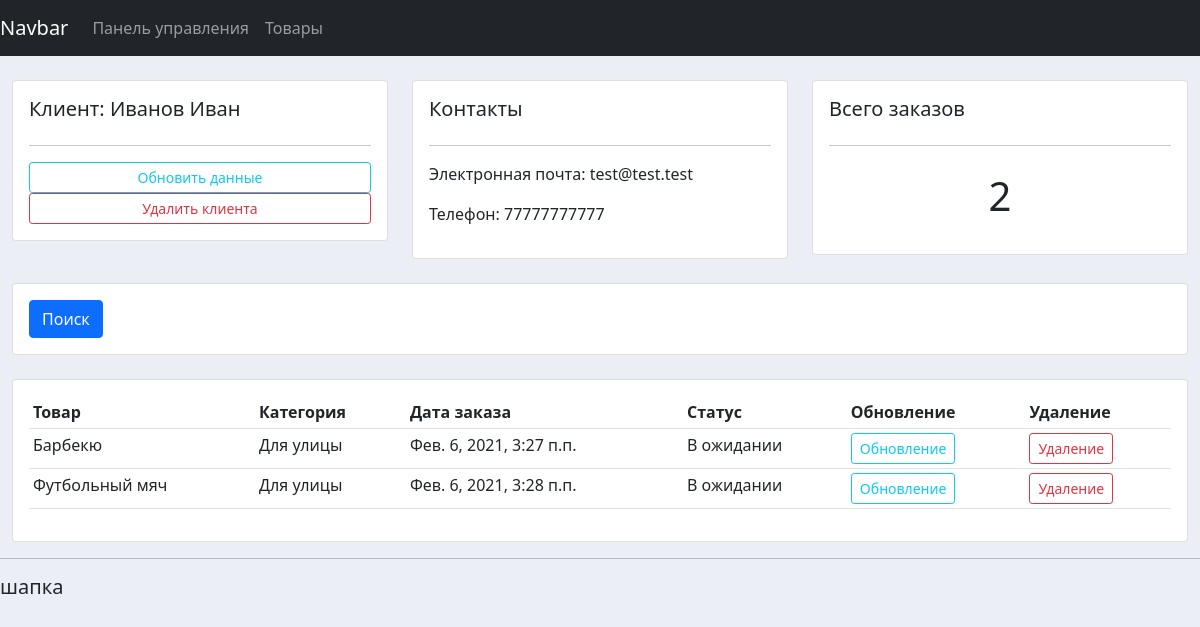
The app's page /customer/1, older data.
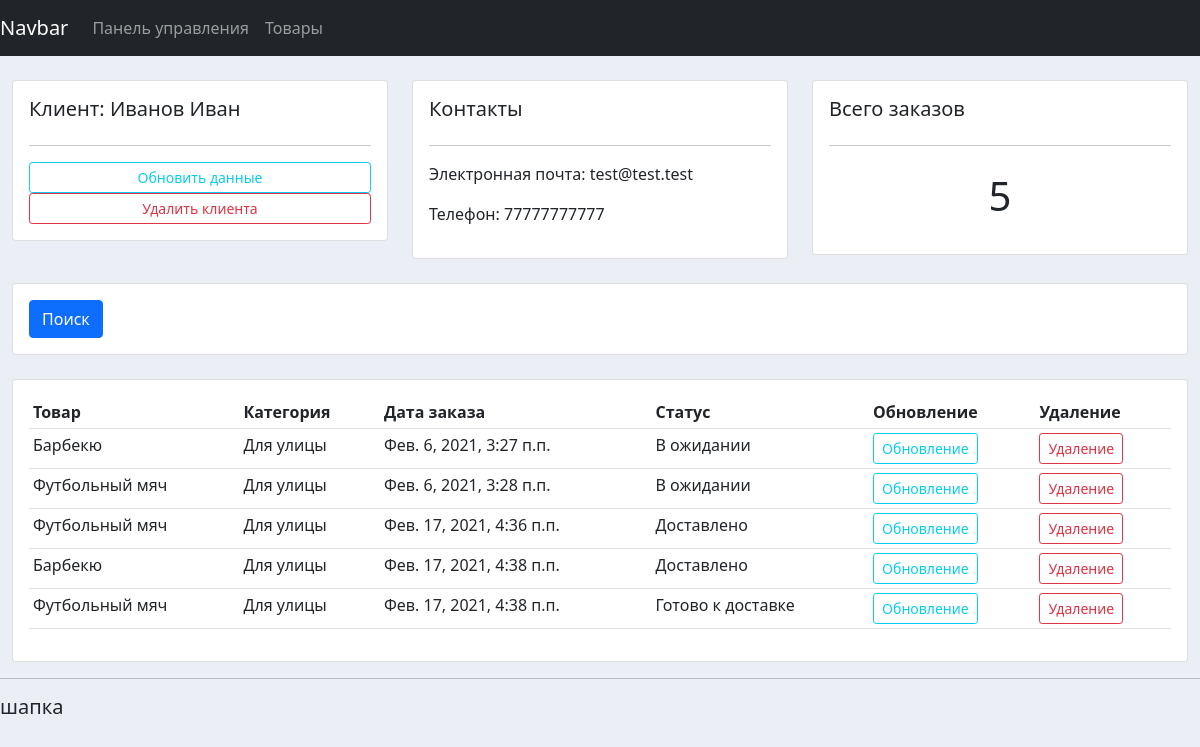
The same page, newer data.
### accounts/models.py (models this page shows, shortened)
class Order(models.Model):
    STATUS = (
        ('В ожидании', 'В ожидании'),
        ('Готово к доставке', 'Готово к доставке'),
        ('Доставлено', 'Доставлено'),
    )
    customer = models.ForeignKey(Customer, null = True, on_delete = models.SET_NULL, verbose_name = 'Клиент')
    product = models.ForeignKey(Pruduct, null = True, on_delete = models.SET_NULL, verbose_name = 'Товар')
    date_created = models.DateTimeField(auto_now_add=True, null = True, verbose_name = 'Дата')
    status = models.CharField(max_length = 200, null = True, choices = STATUS, verbose_name = 'Статус заказа')
    class Meta:
        verbose_name_plural = 'Заказы'
        verbose_name = 'Заказ'

class Pruduct(models.Model):
    CATEGORY = (
        ('Для дома', 'Для дома'),
        ('Для улицы', 'Для улицы'),
    )
    name = models.CharField(max_length=200, null = True, verbose_name = 'Наименования')
    price = models.FloatField(null = True, verbose_name = 'Цена')
    category = models.CharField(max_length=200, null = True, choices = CATEGORY, verbose_name = 'Категория')
    description = models.CharField(max_length=200, null = True, verbose_name = 'Описание', blank = True)
    date_created = models.DateTimeField(auto_now_add=True, null = True, verbose_name = 'Дата')
    tags = models.ManyToManyField(Tag)
    class Meta:
        verbose_name_plural = 'Продукция'
        verbose_name = 'Продукция'
    def __str__(self):
        return self.name

### accounts/views.py (the view)
# urls.py: path('customer/<str:pk>', customer, name = 'customer'),
def customer(request, pk):
    customer = Customer.objects.get(id = pk)
    orders = customer.order_set.all()
    orders_count = orders.count()
    context = {'customer': customer, 'orders': orders, 'orders_count': orders_count}
    return render(request, 'accounts/customer.html', context)

### accounts/templates/accounts/customer.html (shortened to what this page needs)
{% extends "accounts/base.html" %}
{% block content %}
<br>
<div class="row">
	<div class="col-md">
		<div class="card card-body">
			<h5>Клиент: {{ customer.name }}</h5>
			<hr>
			<a class="btn btn-outline-info  btn-sm btn-block" href="">Обновить данные</a>
			<a class="btn btn-outline-danger  btn-sm btn-block" href="">Удалить клиента</a>
		</div>
	</div>
	<div class="col-md">
		<div class="card card-body">
			<h5>Контакты</h5>
			<hr>
			<p>Электронная почта: {{ customer.email }}</p>
			<p>Телефон: {{ customer.phone }}</p>
		</div>
	</div>
	<div class="col-md">
		<div class="card card-body">
			<h5>Всего заказов</h5>
			<hr>
			<h1 style="text-align: center;padding: 10px">{{ orders_count }}</h1>
		</div>
	</div>
</div>
<br>
<div class="row">
	<div class="col">
		<div class="card card-body">
			<form method="get">
		    <button class="btn btn-primary" type="submit">Поиск</button>
		  </form>
		</div>
	</div>
</div>
<br>
<div class="row">
	<div class="col-md">
		<div class="card card-body">
			<table class="table table-sm">
				<tr>
					<th>Товар</th>
					<th>Категория</th>
					<th>Дата заказа</th>
					<th>Статус</th>
					<th>Обновление</th>
					<th>Удаление</th>
				</tr>
				{% for order in orders %}
				<tr>
					<td>{{ order.product }}</td>
					<td>{{ order.product.category }}</td>
					<td>{{ order.date_created }}</td>
					<td>{{ order.status }}</td>
					<td><a class="btn btn-outline-info  btn-sm btn-block" href="{% url 'update_order' order.id %}">Обновление</a></td>
					<td><a class="btn btn-outline-danger  btn-sm btn-block" href="{% url 'delete_order' order.id %}">Удаление</a></td>
				</tr>
				{% endfor %}
			</table>
		</div>
	</div>
</div>
{% endblock content %}

Row changes from the older to the newer data that the page shows:
added Order: product "Футбольный мяч", product.category "Для улицы", date_created "Фев. 17, 2021, 4:36 п.п.", status "Доставлено"
added Order: product "Барбекю", product.category "Для улицы", date_created "Фев. 17, 2021, 4:38 п.п.", status "Доставлено"
added Order: product "Футбольный мяч", product.category "Для улицы", date_created "Фев. 17, 2021, 4:38 п.п.", status "Готово к доставке"
Text that changed along with them:
{{ orders_count }}: "2" → "5"
